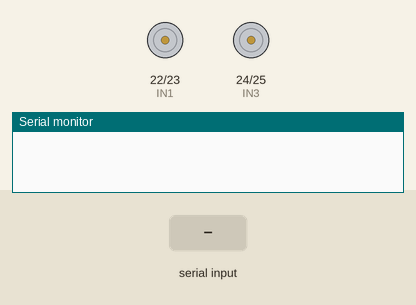
Bench run of a sketch on a simulated Arduino Mega 2560, built with avr-gcc and run on an emulated ATmega2560. Parts: motor-driver pin pairs drawn as motors (green arrow = first pin HIGH = forward, orange = second pin HIGH = backward, longer = more drive, scaled by the enable pin), the last lines printed to the serial monitor. Inputs (shaded band) come from the test bench.

Above: at 1.2 s.
1.3 s: "AVANCE\n" received over Serial
At 1.7 s:
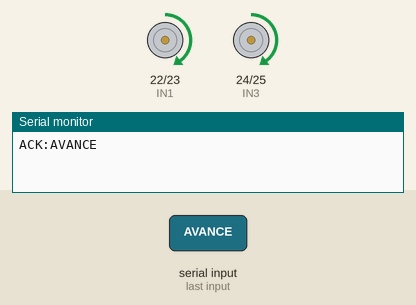
2.8 s: "GAUCHE\n" received over Serial
At 3.2 s:
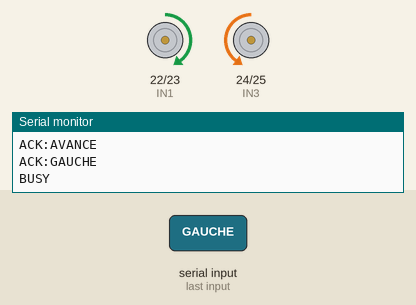
4.9 s: "DROITE\n" received over Serial
At 5.3 s:
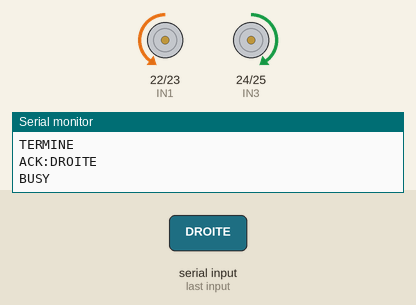
Timing chart, 0 to 7.9 s (numbered marks = the images above; inputs shaded):
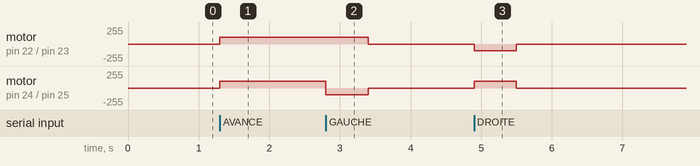

Measured:
- after the input at 1.3 s, motor on pin 22 (IN1) / pin 23 (IN2), motor on pin 24 (IN3) / pin 25 (IN4): stopped → forward 100/255 at once
- after the input at 2.8 s, motor on pin 22 (IN1) / pin 23 (IN2): forward 100/255 → stopped after 0.60 s; motor on pin 24 (IN3) / pin 25 (IN4): forward 100/255 → backward 100/255 at once, → stopped 0.60 s later
- after the input at 4.9 s, motor on pin 22 (IN1) / pin 23 (IN2): stopped → backward 100/255 at once, → stopped 0.60 s later; motor on pin 24 (IN3) / pin 25 (IN4): stopped → forward 100/255 at once, → stopped 0.60 s later

The sketch:

code_arduino_mega.ino
```cpp
// ============================================================
// ROBOT MOBILE - ARDUINO MEGA + L298N
//
// Commandes recues du Raspberry Pi :
//   AVANCE
//   GAUCHE
//   DROITE
//   STOP
//
// Messages renvoyes au Raspberry Pi :
//   ACK:AVANCE
//   ACK:GAUCHE
//   ACK:DROITE
//   ACK:STOP
//   BUSY
//   TERMINE
// ============================================================


// ============================================================
// BROCHES L298N
// ============================================================

// Cote droit
const int ENA = 5;
const int IN1 = 22;
const int IN2 = 23;

// Cote gauche
const int ENB = 6;
const int IN3 = 24;
const int IN4 = 25;


// ============================================================
// PARAMETRES MOTEURS
// ============================================================

// Compensation pour corriger la deviation vers la droite
const int vitesseAvanceDroite = 100;
const int vitesseAvanceGauche = 100;

const int vitesseRotation = 100;


// ============================================================
// TEMPS DE ROTATION
// ============================================================

unsigned long tempsRotation25 = 600;


// ============================================================
// ETATS INTERNES
// ============================================================

enum EtatRobot
{
  ARRET_LIBRE,
  AVANCE_CONTINUE,
  ROTATION
};

EtatRobot etat = ARRET_LIBRE;


// ============================================================
// GESTION DU TEMPS
// ============================================================

unsigned long debutEtat = 0;


// ============================================================
// COMMANDE RECUE PENDANT UNE ROTATION
// ============================================================

// Vide = aucune nouvelle commande recue pendant la rotation
char commandeApresRotation[16] = "";


// ============================================================
// BUFFER COMMUNICATION SERIE
// ============================================================

char bufferSerie[32];
byte indexSerie = 0;


// ============================================================
// SETUP
// ============================================================

void setup()
{
  Serial.begin(115200);

  pinMode(ENA, OUTPUT);
  pinMode(IN1, OUTPUT);
  pinMode(IN2, OUTPUT);

  pinMode(ENB, OUTPUT);
  pinMode(IN3, OUTPUT);
  pinMode(IN4, OUTPUT);

  arreterMoteurs();

  etat = ARRET_LIBRE;
}


// ============================================================
// LOOP
// ============================================================

void loop()
{
  lirePortSerie();
  gererMouvement();
}


// ============================================================
// LECTURE SERIE NON BLOQUANTE
// ============================================================

void lirePortSerie()
{
  while (Serial.available() > 0)
  {
    char caractere = Serial.read();

    if (caractere == '\n')
    {
      bufferSerie[indexSerie] = '\0';

      traiterCommande(bufferSerie);

      indexSerie = 0;
    }

    else if (caractere == '\r')
    {
      // Ignorer
    }

    else
    {
      if (indexSerie < sizeof(bufferSerie) - 1)
      {
        bufferSerie[indexSerie] = caractere;
        indexSerie++;
      }

      else
      {
        indexSerie = 0;
      }
    }
  }
}


// ============================================================
// TRAITEMENT DES COMMANDES
// ============================================================

void traiterCommande(const char* commande)
{
  // ==========================================================
  // STOP EST TOUJOURS PRIORITAIRE
  // ==========================================================

  if (strcmp(commande, "STOP") == 0)
  {
    Serial.println("ACK:STOP");

    arreterMoteurs();

    etat = ARRET_LIBRE;

    commandeApresRotation[0] = '\0';

    return;
  }


  // ==========================================================
  // VERIFIER QUE LA COMMANDE EST VALIDE
  // ==========================================================

  if (
      strcmp(commande, "AVANCE") != 0 &&
      strcmp(commande, "GAUCHE") != 0 &&
      strcmp(commande, "DROITE") != 0
     )
  {
    return;
  }


  // ==========================================================
  // SI UNE ROTATION EST DEJA EN COURS
  //
  // On memorise seulement la nouvelle commande.
  // On ne l'execute pas avant la fin de la rotation.
  // ==========================================================

  if (etat == ROTATION)
  {
    strncpy(
      commandeApresRotation,
      commande,
      sizeof(commandeApresRotation) - 1
    );

    commandeApresRotation[
      sizeof(commandeApresRotation) - 1
    ] = '\0';

    return;
  }


  // ==========================================================
  // SINON EXECUTER DIRECTEMENT
  // ==========================================================

  executerCommande(commande);
}


// ============================================================
// EXECUTER UNE COMMANDE
// ============================================================

void executerCommande(const char* commande)
{
  if (strcmp(commande, "AVANCE") == 0)
  {
    Serial.println("ACK:AVANCE");

    etat = AVANCE_CONTINUE;

    avancer();
  }

  else if (strcmp(commande, "GAUCHE") == 0)
  {
    Serial.println("ACK:GAUCHE");

    demarrerRotationGauche();
  }

  else if (strcmp(commande, "DROITE") == 0)
  {
    Serial.println("ACK:DROITE");

    demarrerRotationDroite();
  }
}


// ============================================================
// ROTATION GAUCHE
// ============================================================

void demarrerRotationGauche()
{
  // Effacer l'ancienne commande memorisee
  commandeApresRotation[0] = '\0';

  Serial.println("BUSY");

  etat = ROTATION;

  debutEtat = millis();

  tournerGauche();
}


// ============================================================
// ROTATION DROITE
// ============================================================

void demarrerRotationDroite()
{
  // Effacer l'ancienne commande memorisee
  commandeApresRotation[0] = '\0';

  Serial.println("BUSY");

  etat = ROTATION;

  debutEtat = millis();

  tournerDroite();
}


// ============================================================
// GESTION DE LA ROTATION
// ============================================================

void gererMouvement()
{
  if (etat == ROTATION)
  {
    if (millis() - debutEtat >= tempsRotation25)
    {
      etat = ARRET_LIBRE;

      Serial.println("TERMINE");


      // ======================================================
      // UNE NOUVELLE COMMANDE A ETE RECUE PENDANT LA ROTATION
      // ======================================================

      if (commandeApresRotation[0] != '\0')
      {
        char commandeTemp[16];

        strncpy(
          commandeTemp,
          commandeApresRotation,
          sizeof(commandeTemp) - 1
        );

        commandeTemp[
          sizeof(commandeTemp) - 1
        ] = '\0';

        // Effacer avant d'executer
        commandeApresRotation[0] = '\0';

        executerCommande(commandeTemp);
      }

      // ======================================================
      // AUCUNE NOUVELLE COMMANDE
      // ======================================================

      else
      {
        arreterMoteurs();
      }
    }
  }
}


// ============================================================
// AVANCER
// ============================================================

void avancer()
{
  analogWrite(ENA, vitesseAvanceDroite);
  analogWrite(ENB, vitesseAvanceGauche);

  // Cote droit : avant
  digitalWrite(IN1, HIGH);
  digitalWrite(IN2, LOW);

  // Cote gauche : avant
  digitalWrite(IN3, HIGH);
  digitalWrite(IN4, LOW);
}


// ============================================================
// TOURNER A GAUCHE
// ============================================================

void tournerGauche()
{
  analogWrite(ENA, vitesseRotation);
  analogWrite(ENB, vitesseRotation);

  // Cote droit avance
  digitalWrite(IN1, HIGH);
  digitalWrite(IN2, LOW);

  // Cote gauche recule
  digitalWrite(IN3, LOW);
  digitalWrite(IN4, HIGH);
}


// ============================================================
// TOURNER A DROITE
// ============================================================

void tournerDroite()
{
  analogWrite(ENA, vitesseRotation);
  analogWrite(ENB, vitesseRotation);

  // Cote droit recule
  digitalWrite(IN1, LOW);
  digitalWrite(IN2, HIGH);

  // Cote gauche avance
  digitalWrite(IN3, HIGH);
  digitalWrite(IN4, LOW);
}


// ============================================================
// ARRET DES MOTEURS
// ============================================================

void arreterMoteurs()
{
  analogWrite(ENA, 0);
  analogWrite(ENB, 0);

  digitalWrite(IN1, LOW);
  digitalWrite(IN2, LOW);

  digitalWrite(IN3, LOW);
  digitalWrite(IN4, LOW);
}
```
